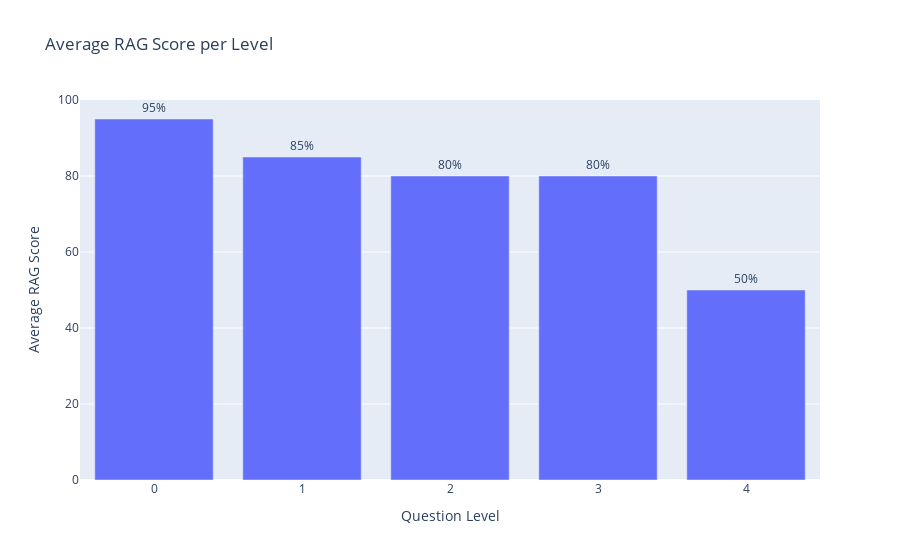

The notebook cell this image was saved under:
### Markdown cell above
# Evaluation Viz

### Code cell
import pandas as pd
import plotly.express as px

# Data from your table
data = {
    'Level': [0]*10 + [1]*10 + [2]*10 + [3]*10 + [4]*10,
    'RAG System': [
        1, 1, 1, 1, 0.5, 1, 1, 1, 1, 1,  # Level 0
        1, 1, 1, 0, 1, 0.5, 1, 1, 1, 1,  # Level 1
        1, 1, 0, 1, 1, 1, 1, 0, 1, 1,   # Level 2
        1, 0, 1, 0, 1, 1, 1, 1, 1, 1,   # Level 3
        1, 0, 0.5, 0, 0, 1, 0, 1, 0.5, 1  # Level 4
    ]
}

# Convert dictionary to DataFrame
df = pd.DataFrame(data)

# Group by Level and calculate the mean of RAG System
rag_summary = df.groupby('Level')['RAG System'].mean().reset_index()
rag_summary['Average RAG Score'] = rag_summary['RAG System'] * 100  # Renaming for clarity in plotting

# Creating the bar chart
fig = px.bar(rag_summary, x='Level', y='Average RAG Score',
             text='Average RAG Score', title='Average RAG Score per Level',
             labels={'Average RAG Score': 'Average RAG Score', 'Level': 'Question Level'})

# Ensure all levels are displayed (0 to 4)
fig.update_xaxes(type='category')

# Adding percentage annotations
fig.update_traces(texttemplate='%{y:.0f}%', textposition='outside')  # Adjusted for correct formatting

# Show the graph
fig.show()

### Figure 1 — Plotly figure (JSON) as saved in the notebook; plotly's stock layout.template omitted (floating-point values rounded to 4 significant figures)
{"data": [{"alignmentgroup": "True", "hovertemplate": "Question Level=%{x}<br>Average RAG Score=%{text}<extra></extra>", "legendgroup": "", "marker": {"color": "#636efa", "pattern": {"shape": ""}}, "name": "", "offsetgroup": "", "orientation": "v", "showlegend": false, "text": [95, 85, 80, 80, 50], "textposition": "outside", "texttemplate": "%{y:.0f}%", "type": "bar", "x": [0, 1, 2, 3, 4], "xaxis": "x", "y": [95, 85, 80, 80, 50], "yaxis": "y"}], "layout": {"barmode": "relative", "legend": {"tracegroupgap": 0}, "title": {"text": "Average RAG Score per Level"}, "xaxis": {"anchor": "y", "domain": [0, 1], "title": {"text": "Question Level"}, "type": "category"}, "yaxis": {"anchor": "x", "domain": [0, 1], "title": {"text": "Average RAG Score"}}}}
